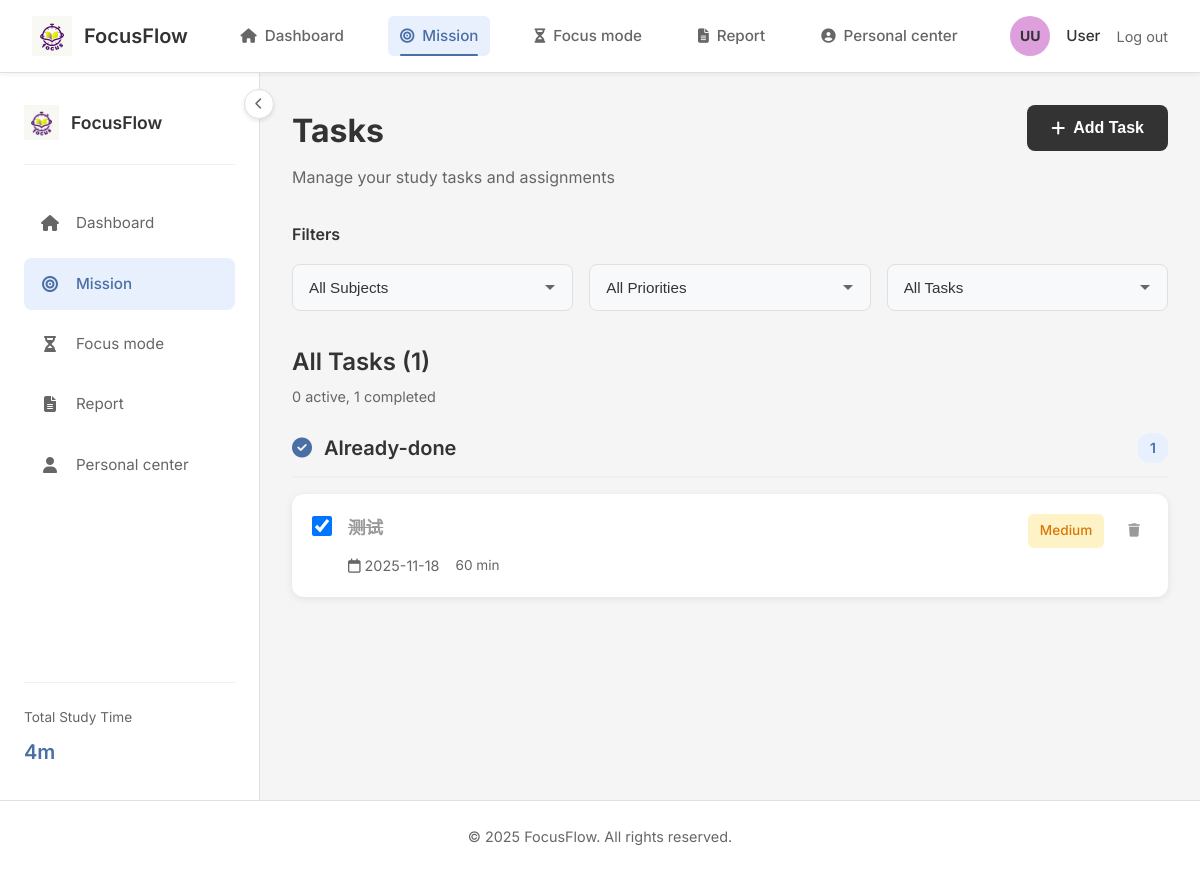
Page /tasks (signed in) on the committed database.
### tables this page shows
CREATE TABLE tasks (
    id INTEGER PRIMARY KEY AUTOINCREMENT,
    user_id INTEGER NOT NULL,
    title TEXT NOT NULL,
    description TEXT,
    course TEXT,
    priority TEXT DEFAULT 'medium', -- high, medium, low
    status TEXT DEFAULT 'pending', -- pending, in_progress, completed
    due_date TEXT,
    repeat TEXT, -- daily, weekly, monthly
    created_at TIMESTAMP DEFAULT CURRENT_TIMESTAMP,
    updated_at TIMESTAMP DEFAULT CURRENT_TIMESTAMP,
    FOREIGN KEY (user_id) REFERENCES users (id) ON DELETE CASCADE
);

### app.py (the view)
@app.route('/tasks')
@login_required
def tasks():
    print("[调试] 访问任务列表页面")
    lang = request.args.get('lang', 'en-US')
    translations = get_translations(lang)
    user_id = session['user_id']
    conn = get_db_connection()
    try:
        print(f"[调试] 获取用户 {user_id} 的所有任务")
        tasks = conn.execute('SELECT * FROM tasks WHERE user_id = ? ORDER BY due_date ASC', (user_id,)).fetchall()
        tasks_with_tags = []
        today = datetime.now().date()
        for task in tasks:
            print(f"[调试] 获取任务 {task['id']} 的标签")
            tags = conn.execute('SELECT tag FROM task_tags WHERE task_id = ?', (task['id'],)).fetchall()
            task_dict = dict(task)
            task_dict['tags'] = [tag['tag'] for tag in tags]
            if task_dict['due_date']:
                try:
                    due_date = datetime.strptime(task_dict['due_date'], '%Y-%m-%d').date()
                    days_diff = (due_date - today).days
                    if days_diff == 0:
                        task_dict['due_date'] = 'Today'
                    elif days_diff == 1:
                        task_dict['due_date'] = 'Tomorrow'
                    elif days_diff > 1:
                        task_dict['due_date'] = f'{days_diff} days'
                    else:
                        task_dict['due_date'] = due_date.strftime('%Y-%m-%d')
                except:
                    task_dict['due_date'] = task_dict['due_date']
            task_dict['estimated_time'] = 60  # Default value
            tasks_with_tags.append(task_dict)
    except Exception as e:
        print(f"[调试] 获取任务列表时出现错误: {str(e)}")
        tasks_with_tags = []
    finally:
        conn.close()
    return render_template('tasks.html', translations=translations, lang=lang, tasks=tasks_with_tags)

### app.py (called while the page is built)
def get_db_connection():
    print("[调试] 尝试连接数据库...")
    try:
        conn = sqlite3.connect(app.config['DATABASE'])
        conn.row_factory = sqlite3.Row
        print("[调试] 数据库连接成功")
        return conn
    except Exception as e:
        print(f"[调试] 数据库连接失败: {str(e)}")
        raise

def get_translations(lang='en-US'):
    print(f"[调试] 获取语言翻译，语言: {lang}")
    translations = {
        'en-US': {
            'welcome': 'Welcome',
            'login': 'Login',
            'register': 'Register',
            'phone': 'Phone Number',
            'password': 'Password',
            'confirm_password': 'Confirm Password',
            'forgot_password': 'Forgot Password',
            'dashboard': 'Dashboard',
            'profile': 'Profile',
            'tasks': 'Tasks',
            'focus': 'Focus Mode',
            'reports': 'Reports',
            'logout': 'Logout',
        },
    }
    result = translations.get(lang, translations['en-US'])
    print(f"[调试] 语言翻译获取成功，返回了{len(result)}个翻译项")
    return result

def login_required(f):
    @wraps(f)
    def decorated_function(*args, **kwargs):
        print(f"[调试] 验证用户登录状态，session中的user_id: {session.get('user_id')}")
        if 'user_id' not in session:
            print("[调试] 用户未登录，重定向到登录页面")
            return redirect(url_for('login'))
        print("[调试] 用户已登录，继续执行请求")
        return f(*args, **kwargs)
    return decorated_function

### utils/helpers.py (called while the page is built)
def generate_random_color():
    colors = ['#FF6B6B', '#4ECDC4', '#45B7D1', '#96CEB4', '#FFEAA7',
              '#DDA0DD', '#98D8C8', '#F7DC6F', '#BB8FCE', '#85C1E9']
    return random.choice(colors)

### templates/tasks.html (shortened to what this page needs)
{% extends "base.html" %}
{% block content %}
<div class="tasks-page-container">
    <div class="tasks-page-header">
        <div class="tasks-header-content">
            <div>
                <h1 class="tasks-page-title">Tasks</h1>
                <p class="tasks-page-subtitle">Manage your study tasks and assignments</p>
            </div>
            <button id="add-task-btn" class="btn-add-task">
                <i class="fas fa-plus"></i> Add Task
            </button>
        </div>
    </div>
    <div class="tasks-filters-section">
        <h3 class="filters-label">Filters</h3>
        <div class="filters-row">
            <div class="filter-dropdown-wrapper">
                <select id="filter-subject" class="filter-dropdown">
                    <option value="">All Subjects</option>
                    {% set subjects = [] %}
                </select>
            </div>
            <div class="filter-dropdown-wrapper">
                <select id="filter-priority" class="filter-dropdown">
                    <option value="">All Priorities</option>
                </select>
            </div>
            <div class="filter-dropdown-wrapper">
                <select id="filter-status" class="filter-dropdown">
                    <option value="">All Tasks</option>
                </select>
            </div>
        </div>
    </div>
    <div class="tasks-list-section">
        <div class="tasks-list-header">
            <h2 class="tasks-list-title">
                All Tasks (<span id="total-tasks-count">{{ tasks|length }}</span>)
            </h2>
            <p class="tasks-list-subtitle">
                <span id="active-tasks-count">{{ tasks|selectattr('status', 'ne', 'completed')|list|length }}</span> active,
                <span id="completed-tasks-count">{{ tasks|selectattr('status', 'equalto', 'completed')|list|length }}</span> completed
            </p>
        </div>
        {% set todo_tasks = tasks|selectattr('status', 'equalto', 'pending')|list %}
        {% set in_progress_tasks = tasks|selectattr('status', 'equalto', 'in_progress')|list %}
        {% set completed_tasks = tasks|selectattr('status', 'equalto', 'completed')|list %}
        {% if completed_tasks|length > 0 %}
        <div class="task-status-section" data-status="completed">
            <h3 class="task-status-title">
                <i class="fas fa-check-circle"></i> Already-done
                <span class="task-count-badge">{{ completed_tasks|length }}</span>
            </h3>
            <div class="tasks-list" id="completed-tasks-list">
                {% for task in completed_tasks %}
                {% include 'task_card.html' %}
                {% endfor %}
            </div>
        </div>
        {% endif %}
    </div>
</div>
{% endblock %}

### templates/task_card.html (shortened to what this page needs)
<div class="task-card-modern"
     data-subject="{{ task.course or '' }}"
     data-priority="{{ task.priority }}"
     data-status="{{ task.status }}">
    <input type="checkbox"
           class="task-checkbox-modern"
           data-task-id="{{ task.id }}"
           {% if task.status == 'completed' %}checked{% endif %}>
    <div class="task-content-modern">
        <h3 class="task-title-modern {% if task.status == 'completed' %}completed{% endif %}">
            {{ task.title }}
        </h3>
        <div class="task-details-modern">
            {% if task.due_date %}
            <span class="task-due-date-modern {% if task.due_date == 'Today' or 'today' in task.due_date|lower %}due-today{% elif task.due_date == 'Tomorrow' or 'tomorrow' in task.due_date|lower %}due-tomorrow{% endif %}">
                <i class="far fa-calendar"></i>
                <span class="due-date-text">{{ task.due_date }}</span>
            </span>
            {% endif %}
            {% if task.estimated_time %}
            <span class="task-time-modern">{{ task.estimated_time }} min</span>
            {% endif %}
        </div>
    </div>
    <div class="task-actions-modern">
        {% if task.priority %}
        <span class="priority-tag-modern priority-{{ task.priority }}">
            {{ task.priority|title }}
        </span>
        {% endif %}
        <button class="delete-btn-modern" data-task-id="{{ task.id }}" title="Delete task">
            <i class="fas fa-trash"></i>
        </button>
    </div>
</div>

### static/css/style.css (style rules this page uses)
* { box-sizing: border-box; margin: 0; padding: 0; }
body { font-family: 'Inter', -apple-system, BlinkMacSystemFont, 'Segoe UI', Roboto, 'Helvetica Neue', Arial, sans-serif; line-height: 1.6; color: #333; background-color: #f5f5f5; min-height: 100vh; display: flex; flex-direction: column; }
.task-checkbox-modern { width: 20px; height: 20px; margin-top: 2px; cursor: pointer; }
.task-title-modern { display: block; font-weight: 500; color: #333; margin-bottom: 0.5rem; }
.task-time-modern { font-size: 0.85rem; color: #666; display: flex; align-items: center; gap: 0.25rem; }
.tasks-page-container { max-width: 100%; }
.tasks-page-header { margin-bottom: 2rem; }
.tasks-header-content { display: flex; justify-content: space-between; align-items: flex-start; gap: 2rem; }
.tasks-page-title { font-size: 2rem; font-weight: 700; color: #333; margin-bottom: 0.5rem; }
.tasks-page-subtitle { font-size: 1rem; color: #666; }
.btn-add-task { background-color: #333; color: white; border: none; padding: 0.875rem 1.5rem; border-radius: 8px; font-size: 1rem; font-weight: 600; cursor: pointer; display: flex; align-items: center; gap: 0.5rem; transition: all 0.2s; white-space: nowrap; }
.tasks-filters-section { margin-bottom: 2rem; }
.filters-label { font-size: 1rem; font-weight: 600; color: #333; margin-bottom: 1rem; }
.filters-row { display: flex; gap: 1rem; flex-wrap: wrap; }
.filter-dropdown-wrapper { flex: 1; min-width: 200px; }
.filter-dropdown { width: 100%; padding: 0.875rem 1rem; border: 1px solid #e0e0e0; border-radius: 8px; background-color: #f8f9fa; font-size: 0.95rem; color: #333; cursor: pointer; transition: all 0.2s; appearance: none; background-repeat: no-repeat; background-position: right 1rem center; padding-right: 2.5rem; }
.tasks-list-section { margin-top: 2rem; }
.task-status-section { margin-bottom: 2.5rem; }
.task-status-section:last-child { margin-bottom: 0; }
.task-status-title { font-size: 1.25rem; font-weight: 600; color: #333; margin-bottom: 1rem; display: flex; align-items: center; gap: 0.75rem; padding-bottom: 0.75rem; border-bottom: 2px solid #f0f0f0; }
.task-status-title i { color: #4a6fa5; }
.task-count-badge { background-color: #e8f0fe; color: #4a6fa5; padding: 0.25rem 0.75rem; border-radius: 12px; font-size: 0.875rem; font-weight: 600; margin-left: auto; }
.tasks-list-header { margin-bottom: 1.5rem; }
.tasks-list-title { font-size: 1.5rem; font-weight: 600; color: #333; margin-bottom: 0.25rem; }
.tasks-list-subtitle { font-size: 0.9rem; color: #666; }
.tasks-list { display: flex; flex-direction: column; gap: 1rem; }
.task-card-modern { background-color: white; border-radius: 12px; padding: 1.25rem; box-shadow: 0 2px 8px rgba(0,0,0,0.08); display: flex; align-items: flex-start; gap: 1rem; transition: all 0.2s; }
.task-checkbox-modern { width: 20px; height: 20px; margin-top: 2px; cursor: pointer; flex-shrink: 0; }
.task-content-modern { flex: 1; min-width: 0; }
.task-title-modern { font-size: 1.1rem; font-weight: 600; color: #333; margin-bottom: 0.75rem; }
.task-title-modern.completed { text-decoration: line-through; color: #999; }
.task-details-modern { display: flex; align-items: center; gap: 1rem; flex-wrap: wrap; font-size: 0.9rem; }
.task-due-date-modern { display: flex; align-items: center; gap: 0.25rem; color: #666; }
.task-time-modern { color: #666; }
.task-actions-modern { display: flex; align-items: center; gap: 1rem; flex-shrink: 0; }
.priority-tag-modern { padding: 0.375rem 0.75rem; border-radius: 6px; font-size: 0.85rem; font-weight: 500; white-space: nowrap; }
.priority-tag-modern.priority-medium { background-color: #fef3c7; color: #d97706; }
.delete-btn-modern { background: none; border: none; color: #999; cursor: pointer; padding: 0.5rem; border-radius: 6px; transition: all 0.2s; display: flex; align-items: center; justify-content: center; }

### rows in the picture
tasks: status "☑", title "测试", due_date "2025-11-18", estimated_time "60", priority "Medium"

### other values in the picture
{{ g.initials|default('UU') }} "UU"
{{ g.user_name|default('User') }} "User"
{{ g.total_study_time|default('0h 0m') }} "4m"
{{ tasks|length }} "1"
{{ tasks|selectattr('status', 'ne', 'completed')|list|length }} "0"
{{ tasks|selectattr('status', 'equalto', 'completed')|list|length }} "1"
{{ completed_tasks|length }} "1"
